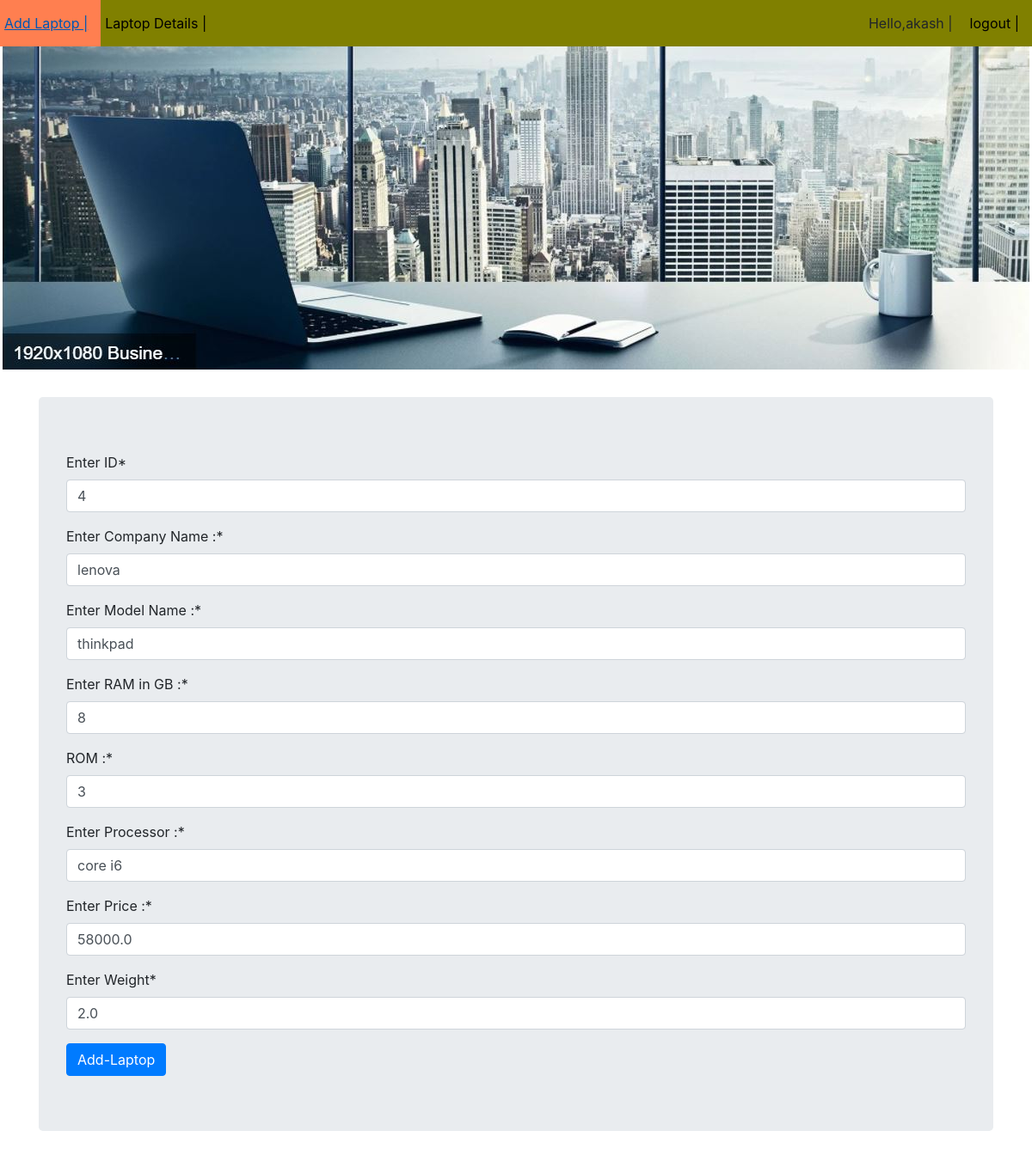
Page /fa/update/4/ (signed in) on the committed database.
### FirstApp/models.py (models this page shows, shortened)
class Laptop(models.Model):
    lid = models.IntegerField(primary_key=True)
    company = models.CharField(max_length=40)
    model_name = models.CharField(max_length=40)
    ram = models.IntegerField()
    rom = models.IntegerField()
    processor = models.CharField(max_length=40)
    price = models.FloatField()
    weight = models.FloatField()

### FirstApp/views.py (the view, shortened to what this page needs)
# urls.py: path('update/<int:id>/',views.updateView.as_view(),name='update'),
class updateView(LoginRequiredMixin,View):
    def get(self,request,id):
        lap_object = Laptop.objects.get(lid=id)
        form = LaptopModelForm(instance=lap_object)
        template_name = 'FirstApp/addLaptop.html'
        context = {'form': form}
        return render(request, template_name, context)

### FirstApp/forms.py (shortened to what this page needs)
class LaptopModelForm(forms.ModelForm):
    class Meta:
        model = Laptop
        fields = '__all__'
        labels = {
            'lid': 'Enter ID',
            'ram': 'Enter RAM in GB :',
            'rom': 'ROM :',
            'model_name': 'Enter Model Name :',
            'company': 'Enter Company Name :',
            'processor': 'Enter Processor :',
            'price': 'Enter Price :',
            'weight': 'Enter Weight'
        }
        widgets = {'company':forms.TextInput(attrs={'placeholder':'e.g : dell,lenovo'}),
                   'model_name': forms.TextInput(attrs={'placeholder': 'eg : thinkPad,lattitude'}),
                   'ram': forms.NumberInput(attrs={'placeholder': 'eg : 2GB,4GB,8GB'}),
                   'rom':forms.NumberInput(attrs={'placeholder':'eg : 1SSD'}),
                   'processor':forms.TextInput(attrs={'placeholder':'eg : core i3,Xeon'}),
                   'price':forms.NumberInput(attrs={'placeholder':'Enter the price'}),
                   'weight':forms.NumberInput(attrs={'placeholder':'eg : 2kg'})
                   }

### templates/FirstApp/addLaptop.html (shortened to what this page needs)
{% extends 'layout.html' %}
{% load crispy_forms_tags %}
{% block content %}
<div class="container">
    <form method="post" class="jumbotron">
        {{form|crispy}}
        <input type="submit" value="Add-Laptop" class="btn btn-primary">
    </form>
</div>
{% endblock %}

### templates/layout.html (shortened to what this page needs)
<!DOCTYPE html>
{% load static %}
<html lang="en">
<head>
    <link rel="stylesheet" href="https://cdn.jsdelivr.net/npm/bootstrap@4.6.1/dist/css/bootstrap.min.css">
    <link rel="stylesheet" href="{% static 'FirstApp/style.css' %}">
</head>
<body>
<div class="third">
    <ul class="mynavbar">
        <li><a  href="{% url 'add' %}">Add Laptop |</a></li>
        <li><a href="{% url 'show' %}">Laptop Details |</a></li>
        <span class="authlinks">
            {% if user.is_authenticated %}
                <li><a> Hello,{{user.username}} |</a></li>
                <li><a href="{% url 'logout' %}"> logout |</a></li>
            {% else %}
                <li><a href="{% url 'login' %}"> login |</a></li>
                <li><a href="{% url 'register' %}"> Register |</a></li>
            {% endif %}
        </span>
    </ul>
    <br><br><br><br><br><br><br><br><br><br><br><br><br><br><br><br><br>
    {% block content %}{% endblock %}
</div>
</body>
</html>

### static/FirstApp/style.css (style rules this page uses)
.mynavbar { background-color : olive; list-style-type : none; overflow : hidden; margin : 0; padding :0; }
li { float : left; }
li a { padding:15px 15px 15px 5px; color : black; display : block; }
.authlinks { float:right; }
body { background-image: url("Capture_1.JPG"); background-repeat: no-repeat; }

### rows in the picture
Laptop: lid "4", company "lenova", model_name "thinkpad", ram "8", rom "3", processor "core i6", price "58000.0", weight "2.0"

### other values in the picture
{{ user.username }} "akash"
